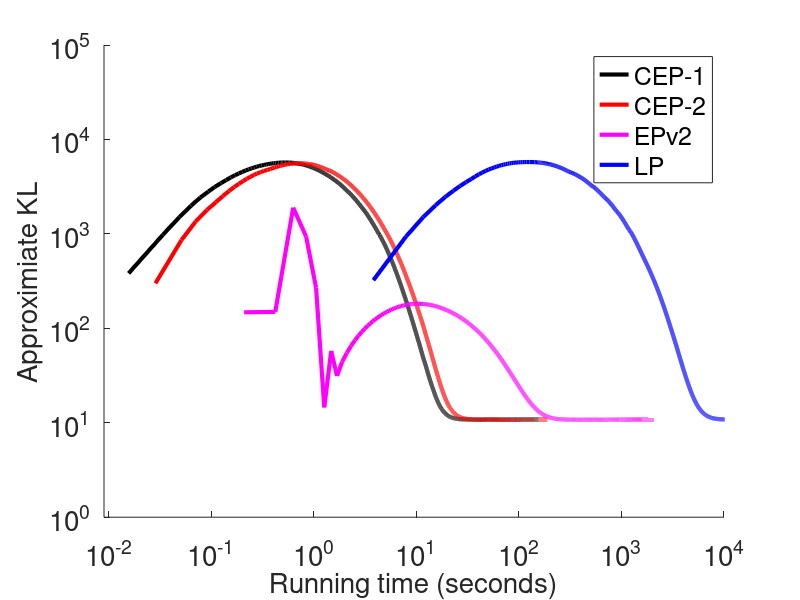

Here is the MATLAB script that generated this plot:
clear all;
close all;

load('simulation2.mat');
load('lp-sim2.mat');
figure;
hold on;

% CEP
plot(cep.time, cep.kl, 'k', 'LineWidth',3);

% CEP2
plot(cep2.time, cep2.kl, 'r', 'LineWidth',3);

% EP
% plot(ep.time, ep.kl, 'b', 'LineWidth',3);

% EPv2
plot(epv2.time, epv2.kl, 'm', 'LineWidth',3);

% EP non-factorized

% plot(epnf.time, epnf.kl, 'y', 'LineWidth',3);

% VB
% plot(vb.time, vb.kl,'g', 'LineWidth',3);

% VBnf
% plot(vbnf.time, vbnf.kl,'c', 'LineWidth',3);

% LP

plot(lp.time, lp.kl, 'b', 'LineWidth',3);

set(gca, 'YScale', 'log');
set(gca, 'XScale', 'log');
set(gca, 'FontSize', 20);
ylim([1, 10^5]);
xlim([9*10^-3,10^4]);
legend('CEP-1', 'CEP-2', 'EPv2', 'LP'); 
xlabel('Running time (seconds)', 'FontSize', 20);
ylabel('Approximiate KL', 'FontSize', 20);
hold off;